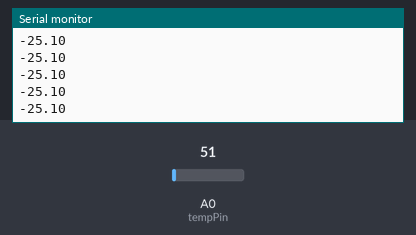
Bench run of a sketch on a simulated Arduino Uno, built with avr-gcc and run on an emulated ATmega328P. On the bench: the last lines printed to the serial monitor. The test bench sets the inputs (shaded band); at power-on: A0 (tempPin) = 51.

Above: at 1.2 s.
1.3 s: A0 (tempPin) set to 61
At 1.31 s:
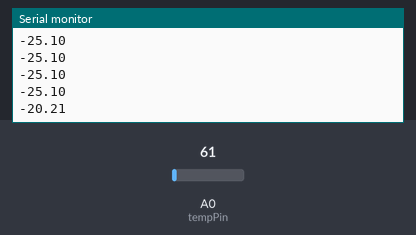
2.8 s: A0 (tempPin) set to 71
At 2.82 s:
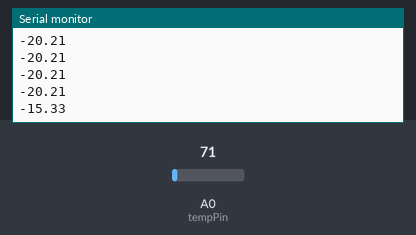
Timing chart, 0 to 5.8 s (numbered marks = the images above; inputs shaded):
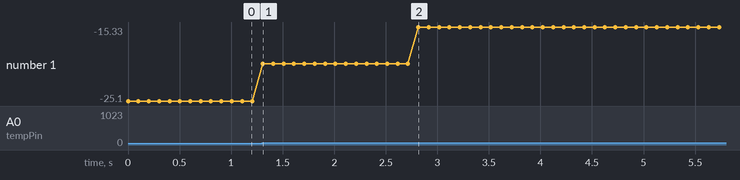

The sketch:

Project007__TemperatureSensor.ino
```cpp
int analogVal;
float voltage;
float temperature;
const int tempPin = A0;

void setup()
{
  Serial.begin(9600);
}

void loop()
{
  analogVal = analogRead(tempPin);
  voltage = (analogVal/1024.0)*5.0;
  temperature = 100*voltage-50;
  Serial.println(temperature);
  delay(100);
}
```

Measured:
- after the input at 1.3 s, the serial monitor: prints a new line at once (image 1)
- after the input at 2.8 s, the serial monitor: prints a new line at once (image 2)
- plotted number 1: -25.1 → -20.21 after the input at 1.3 s, -20.21 → -15.33 after the input at 2.8 s
